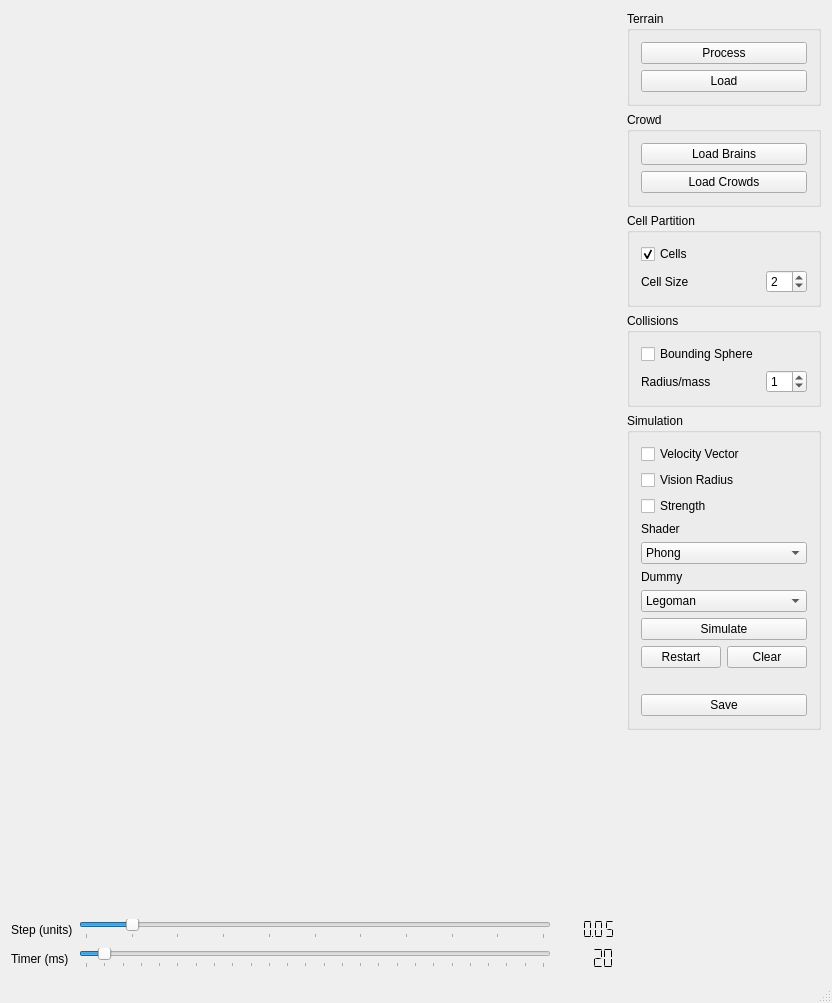
<?xml version="1.0" encoding="UTF-8"?>
<ui version="4.0">
 <class>MainWindow</class>
 <widget class="QMainWindow" name="MainWindow">
  <property name="geometry">
   <rect>
    <x>0</x>
    <y>0</y>
    <width>832</width>
    <height>1003</height>
   </rect>
  </property>
  <property name="sizePolicy">
   <sizepolicy hsizetype="Fixed" vsizetype="Preferred">
    <horstretch>0</horstretch>
    <verstretch>0</verstretch>
   </sizepolicy>
  </property>
  <property name="windowTitle">
   <string>Crowd Simulator</string>
  </property>
  <widget class="QWidget" name="WindowLayout">
   <layout class="QGridLayout" name="s_windowLayout">
    <item row="1" column="3">
     <widget class="QGroupBox" name="crowdGroupBox">
      <property name="title">
       <string>Crowd</string>
      </property>
      <layout class="QGridLayout" name="gridLayout_5">
       <item row="1" column="1">
        <widget class="QPushButton" name="s_loadCrowdButton">
         <property name="text">
          <string>Load Crowds</string>
         </property>
        </widget>
       </item>
       <item row="0" column="1">
        <widget class="QPushButton" name="s_loadBrainButton">
         <property name="text">
          <string>Load Brains</string>
         </property>
        </widget>
       </item>
      </layout>
     </widget>
    </item>
    <item row="9" column="1">
     <widget class="QSlider" name="s_timerSlider">
      <property name="maximum">
       <number>500</number>
      </property>
      <property name="singleStep">
       <number>20</number>
      </property>
      <property name="value">
       <number>20</number>
      </property>
      <property name="orientation">
       <enum>Qt::Horizontal</enum>
      </property>
      <property name="tickPosition">
       <enum>QSlider::TicksBelow</enum>
      </property>
      <property name="tickInterval">
       <number>20</number>
      </property>
     </widget>
    </item>
    <item row="9" column="2">
     <widget class="QLCDNumber" name="s_timerLcd">
      <property name="frameShape">
       <enum>QFrame::NoFrame</enum>
      </property>
      <property name="frameShadow">
       <enum>QFrame::Plain</enum>
      </property>
      <property name="lineWidth">
       <number>1</number>
      </property>
      <property name="segmentStyle">
       <enum>QLCDNumber::Flat</enum>
      </property>
      <property name="intValue" stdset="0">
       <number>20</number>
      </property>
     </widget>
    </item>
    <item row="7" column="1">
     <widget class="QSlider" name="s_stepSlider">
      <property name="maximum">
       <number>50</number>
      </property>
      <property name="singleStep">
       <number>1</number>
      </property>
      <property name="pageStep">
       <number>1</number>
      </property>
      <property name="value">
       <number>5</number>
      </property>
      <property name="orientation">
       <enum>Qt::Horizontal</enum>
      </property>
      <property name="tickPosition">
       <enum>QSlider::TicksBelow</enum>
      </property>
      <property name="tickInterval">
       <number>5</number>
      </property>
     </widget>
    </item>
    <item row="7" column="2">
     <widget class="QLCDNumber" name="s_stepLcd">
      <property name="frameShape">
       <enum>QFrame::NoFrame</enum>
      </property>
      <property name="frameShadow">
       <enum>QFrame::Plain</enum>
      </property>
      <property name="lineWidth">
       <number>1</number>
      </property>
      <property name="smallDecimalPoint">
       <bool>true</bool>
      </property>
      <property name="segmentStyle">
       <enum>QLCDNumber::Flat</enum>
      </property>
      <property name="value" stdset="0">
       <double>0.050000000000000</double>
      </property>
     </widget>
    </item>
    <item row="7" column="0">
     <widget class="QLabel" name="s_stepLabel">
      <property name="text">
       <string>Step (units)</string>
      </property>
     </widget>
    </item>
    <item row="9" column="0">
     <widget class="QLabel" name="s_timerLabel">
      <property name="text">
       <string>Timer (ms)</string>
      </property>
     </widget>
    </item>
    <item row="0" column="3">
     <widget class="QGroupBox" name="terrainGroupBox">
      <property name="title">
       <string>Terrain</string>
      </property>
      <layout class="QGridLayout" name="gridLayout_6">
       <item row="0" column="0">
        <widget class="QPushButton" name="pushButton_5">
         <property name="text">
          <string>Process</string>
         </property>
        </widget>
       </item>
       <item row="1" column="0">
        <widget class="QPushButton" name="pushButton_6">
         <property name="text">
          <string>Load</string>
         </property>
        </widget>
       </item>
      </layout>
     </widget>
    </item>
    <item row="2" column="3">
     <widget class="QGroupBox" name="cellPartitionGroupBox">
      <property name="title">
       <string>Cell Partition</string>
      </property>
      <layout class="QGridLayout" name="gridLayout_3">
       <item row="2" column="1">
        <widget class="QSpinBox" name="s_cellSizeSpinbox">
         <property name="sizePolicy">
          <sizepolicy hsizetype="Fixed" vsizetype="Fixed">
           <horstretch>0</horstretch>
           <verstretch>0</verstretch>
          </sizepolicy>
         </property>
         <property name="minimum">
          <number>1</number>
         </property>
         <property name="maximum">
          <number>50</number>
         </property>
         <property name="value">
          <number>2</number>
         </property>
        </widget>
       </item>
       <item row="0" column="0" colspan="2">
        <widget class="QCheckBox" name="s_drawCells">
         <property name="text">
          <string>Cells</string>
         </property>
         <property name="checked">
          <bool>true</bool>
         </property>
        </widget>
       </item>
       <item row="2" column="0">
        <widget class="QLabel" name="label_3">
         <property name="sizePolicy">
          <sizepolicy hsizetype="Minimum" vsizetype="Preferred">
           <horstretch>0</horstretch>
           <verstretch>0</verstretch>
          </sizepolicy>
         </property>
         <property name="text">
          <string>Cell Size</string>
         </property>
        </widget>
       </item>
      </layout>
     </widget>
    </item>
    <item row="0" column="0" colspan="3">
     <spacer name="horizontalSpacer">
      <property name="orientation">
       <enum>Qt::Horizontal</enum>
      </property>
      <property name="sizeHint" stdset="0">
       <size>
        <width>40</width>
        <height>20</height>
       </size>
      </property>
     </spacer>
    </item>
    <item row="4" column="3">
     <widget class="QGroupBox" name="simulationGroupBox">
      <property name="title">
       <string>Simulation</string>
      </property>
      <layout class="QGridLayout" name="gridLayout">
       <item row="17" column="0" colspan="2">
        <widget class="QPushButton" name="s_simulateButton">
         <property name="text">
          <string>Simulate</string>
         </property>
         <property name="checkable">
          <bool>true</bool>
         </property>
        </widget>
       </item>
       <item row="5" column="0" colspan="2">
        <widget class="QLabel" name="label">
         <property name="text">
          <string>Shader</string>
         </property>
        </widget>
       </item>
       <item row="1" column="0" colspan="2">
        <widget class="QCheckBox" name="s_drawVelocityVector">
         <property name="sizePolicy">
          <sizepolicy hsizetype="Minimum" vsizetype="Fixed">
           <horstretch>0</horstretch>
           <verstretch>0</verstretch>
          </sizepolicy>
         </property>
         <property name="text">
          <string>Velocity Vector</string>
         </property>
        </widget>
       </item>
       <item row="6" column="0" colspan="2">
        <widget class="QComboBox" name="s_shaderComboBox">
         <item>
          <property name="text">
           <string>Phong</string>
          </property>
         </item>
         <item>
          <property name="text">
           <string>Colour</string>
          </property>
         </item>
        </widget>
       </item>
       <item row="2" column="0" colspan="2">
        <widget class="QCheckBox" name="s_drawVisionRadius">
         <property name="text">
          <string>Vision Radius</string>
         </property>
        </widget>
       </item>
       <item row="23" column="0" colspan="2">
        <layout class="QGridLayout" name="gridLayout_2">
         <item row="1" column="0">
          <widget class="QPushButton" name="s_restartButton">
           <property name="text">
            <string>Restart</string>
           </property>
          </widget>
         </item>
         <item row="1" column="2">
          <widget class="QPushButton" name="s_clearButton">
           <property name="text">
            <string>Clear</string>
           </property>
          </widget>
         </item>
        </layout>
       </item>
       <item row="3" column="0" colspan="2">
        <widget class="QCheckBox" name="s_drawStrength">
         <property name="text">
          <string>Strength</string>
         </property>
        </widget>
       </item>
       <item row="7" column="0" colspan="2">
        <widget class="QLabel" name="label_2">
         <property name="text">
          <string>Dummy</string>
         </property>
        </widget>
       </item>
       <item row="8" column="0" colspan="2">
        <widget class="QComboBox" name="s_dummyComboBox">
         <property name="currentIndex">
          <number>1</number>
         </property>
         <item>
          <property name="text">
           <string>Boid</string>
          </property>
         </item>
         <item>
          <property name="text">
           <string>Legoman</string>
          </property>
         </item>
         <item>
          <property name="text">
           <string>Human</string>
          </property>
         </item>
         <item>
          <property name="text">
           <string>Teddy</string>
          </property>
         </item>
         <item>
          <property name="text">
           <string>Cow</string>
          </property>
         </item>
         <item>
          <property name="text">
           <string>Speedboat</string>
          </property>
         </item>
        </widget>
       </item>
       <item row="24" column="0">
        <widget class="QLabel" name="label_5">
         <property name="text">
          <string/>
         </property>
        </widget>
       </item>
       <item row="25" column="0" colspan="2">
        <widget class="QPushButton" name="pushButton">
         <property name="text">
          <string>Save</string>
         </property>
        </widget>
       </item>
      </layout>
     </widget>
    </item>
    <item row="3" column="3">
     <widget class="QGroupBox" name="collisionsGroupBox">
      <property name="title">
       <string>Collisions</string>
      </property>
      <layout class="QGridLayout" name="gridLayout_7">
       <item row="2" column="0" colspan="2">
        <widget class="QCheckBox" name="s_drawBoundingSphere">
         <property name="text">
          <string>Bounding Sphere</string>
         </property>
        </widget>
       </item>
       <item row="4" column="0">
        <widget class="QLabel" name="label_4">
         <property name="sizePolicy">
          <sizepolicy hsizetype="Minimum" vsizetype="Preferred">
           <horstretch>0</horstretch>
           <verstretch>0</verstretch>
          </sizepolicy>
         </property>
         <property name="text">
          <string>Radius/mass</string>
         </property>
        </widget>
       </item>
       <item row="4" column="1">
        <widget class="QSpinBox" name="s_radiusMass">
         <property name="sizePolicy">
          <sizepolicy hsizetype="Fixed" vsizetype="Fixed">
           <horstretch>0</horstretch>
           <verstretch>0</verstretch>
          </sizepolicy>
         </property>
         <property name="value">
          <number>1</number>
         </property>
        </widget>
       </item>
      </layout>
     </widget>
    </item>
    <item row="5" column="3">
     <spacer name="verticalSpacer">
      <property name="orientation">
       <enum>Qt::Vertical</enum>
      </property>
      <property name="sizeHint" stdset="0">
       <size>
        <width>20</width>
        <height>40</height>
       </size>
      </property>
     </spacer>
    </item>
   </layout>
  </widget>
  <widget class="QMenuBar" name="menuBar">
   <property name="geometry">
    <rect>
     <x>0</x>
     <y>0</y>
     <width>832</width>
     <height>26</height>
    </rect>
   </property>
  </widget>
  <widget class="QStatusBar" name="statusBar"/>
 </widget>
 <layoutdefault spacing="6" margin="11"/>
 <resources/>
 <connections/>
</ui>
